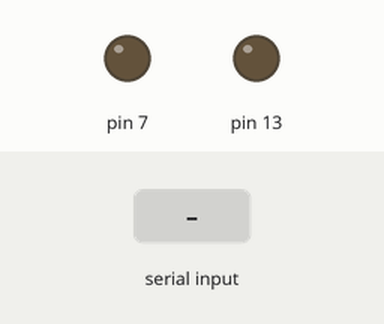
A sketch run on a simulated Arduino Uno, built with avr-gcc and run on an emulated ATmega328P. Shown: output pins drawn as LEDs (lit = HIGH). Inputs (shaded band) come from the test bench. What the sketch prints to the serial monitor is not drawn.

Above: at 1.2 s.
1.3 s: "red\n" received over Serial
At 2.1 s:
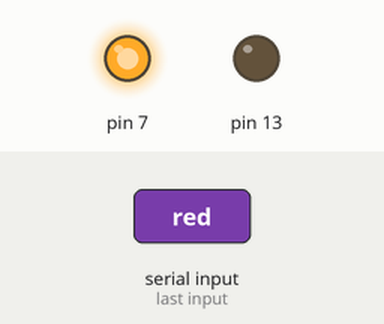
Timing chart, 0 to 7.8 s (numbered marks = the images above; inputs shaded):
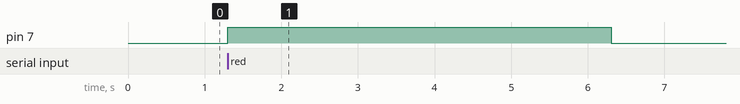

Measured:
- after the input at 1.3 s, pin 7: LOW → HIGH at once, → LOW 5.0 s later

The sketch:

social.ino
```cpp
String incomingByte ;

void setup() {

  Serial.begin(9600);

  pinMode(13, OUTPUT);
  pinMode(7, OUTPUT);

}
void loop() {

  if (Serial.available() > 0) {

  incomingByte = Serial.readStringUntil('\n');

    if (incomingByte == "red") {

      digitalWrite(7, HIGH);
      delay(5000);
      digitalWrite(7, LOW);

    }


    if (incomingByte == "green") {

      digitalWrite(13, HIGH);

    }

    else{

     Serial.write("invald input");

    }

  }

}
```
